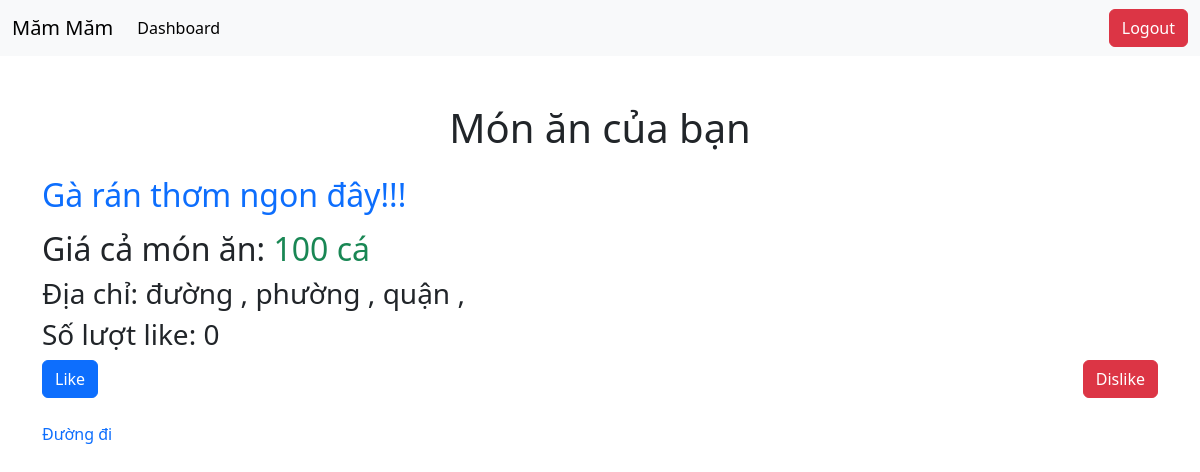
Page /dashboard/2 (signed in) on the earlier database version.
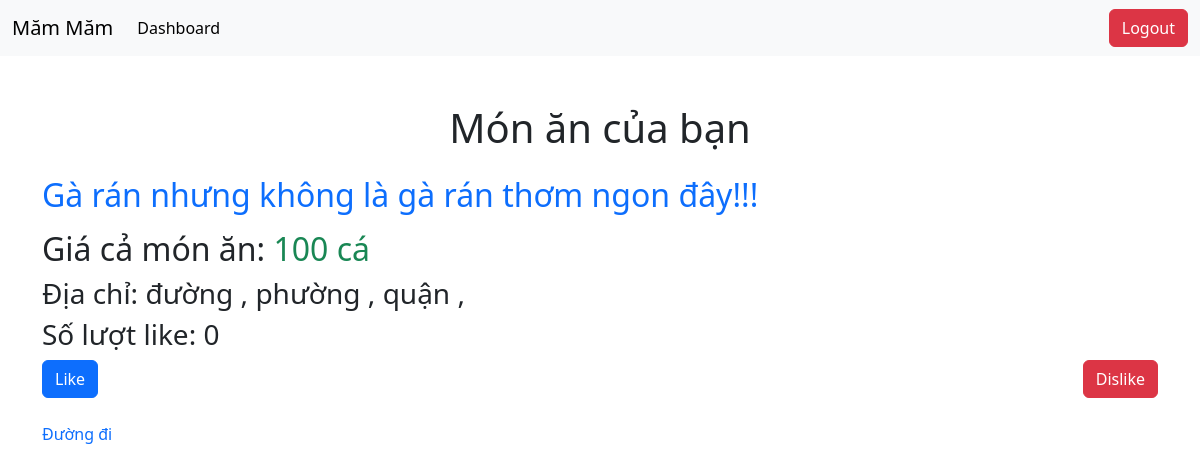
Same page on the later database version.
### myapp/models.py (models this page shows, shortened)
class Dish(models.Model):
    name = models.CharField(max_length=200)
    link = models.URLField(max_length=200)
    code = models.CharField(max_length=300)
    price = models.CharField(max_length=20)
    description = models.CharField(max_length=300)
    total_like = models.IntegerField(default=0)
    likers = models.ManyToManyField(User, blank=True)

### myapp/views.py (the view)
# urls.py: path("dashboard/<int:dish_id>", detail, name="detail"),
@login_required(login_url="login")
def detail(request, dish_id):
    dish = get_object_or_404(Dish, id=dish_id)
    address = dish.address
    msg = None
    if request.user.is_authenticated:
        if dish.likers.filter(id=request.user.id).exists():
            msg = "liked"
    if msg == None:
        if (request.GET.get('likebtn')):
            dish.total_like = F("total_like")+1
            dish.likers.add(request.user)
            dish.save()
            return HttpResponseRedirect(reverse("myapp:detail", args=(dish.id,)))
    else:
        if (request.GET.get('dislikebtn')):
            dish.total_like = F("total_like")-1
            dish.likers.remove(request.user)
            dish.save()
            return HttpResponseRedirect(reverse("myapp:detail", args=(dish.id,)))
    context = {
        "dish": dish,
        "address": address,
        "msg": msg
    }
    return render(request, "myapp/detail.html", context)

### myapp/templates/myapp/detail.html (shortened to what this page needs)
<!DOCTYPE html>
<html lang="en">
<head>
    <link href="https://cdn.jsdelivr.net/npm/bootstrap@5.3.3/dist/css/bootstrap.min.css" rel="stylesheet">
</head>
<body>
    <nav class="navbar navbar-expand-lg navbar-light bg-light">
        <div class="container-fluid">
          <a class="navbar-brand" href="{% url 'myapp:dashboard' %}">Măm Măm</a>
          <div class="collapse navbar-collapse" id="navbarNav">
            <ul class="navbar-nav me-auto">
              <li class="nav-item">
                <a class="nav-link active" aria-current="page" href="{% url 'myapp:dashboard' %}">Dashboard</a>
              </li>
            </ul>
            <div class="d-flex">
              <a href="{% url 'myapp:logout' %}" class="btn btn-danger">Logout</a>
            </div>
          </div>
        </div>
      </nav>
    <div class="container mt-5">
        <h1 class="text-center mb-4">Món ăn của bạn</h1>
        <div class="mb-3">
            <h2 class="text-primary">{{ dish.name }} thơm ngon đây!!!</h2>
        </div>
        <div>
            <div>
                <h2>Giá cả món ăn: <span class="text-success">{{ dish.price}} cá</span></h2>
                <h3>
                    Địa chỉ: đường {{ address.street }}, phường {{ address.ward }}, quận {{ address.district }}, {{ address.city }}
                </h3>
                <h3>Số lượt like: {{ dish.total_like }}</h3>
            </div>
        </div>
        <div class="d-flex justify-content-between mb-4">
            <form action="#" method="get">
                <input type="submit" value="Like" name="likebtn" class="btn btn-primary">
            </form>
            <form action="#" method="get">
                <input type="submit" value="Dislike" name="dislikebtn" class="btn btn-danger">
            </form>
        </div>
        <span class="badge rounded-pill"><a href="{%url 'myapp:map' dish.id%}" style="text-decoration: none;">Đường đi</a></span>
    </div>
</body>
</html>

Differences in the rows shown:
changed Dish: name "Gà rán" → "Gà rán nhưng không là gà rán"
